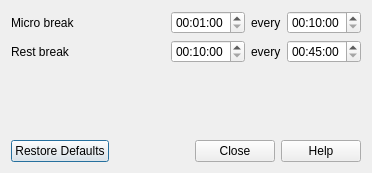
<?xml version="1.0" encoding="UTF-8"?>
<ui version="4.0">
 <class>Options</class>
 <widget class="QDialog" name="Options">
  <property name="geometry">
   <rect>
    <x>0</x>
    <y>0</y>
    <width>372</width>
    <height>173</height>
   </rect>
  </property>
  <property name="windowTitle">
   <string>Options</string>
  </property>
  <layout class="QGridLayout" name="gridLayout" columnstretch="10,0,0,0">
   <item row="1" column="0">
    <widget class="QLabel" name="label_2">
     <property name="text">
      <string>Rest break</string>
     </property>
    </widget>
   </item>
   <item row="1" column="2">
    <widget class="QLabel" name="label_4">
     <property name="text">
      <string>every</string>
     </property>
    </widget>
   </item>
   <item row="0" column="3">
    <widget class="QTimeEdit" name="timeEditMicroBreakEvery">
     <property name="accelerated">
      <bool>true</bool>
     </property>
     <property name="currentSection">
      <enum>QDateTimeEdit::HourSection</enum>
     </property>
     <property name="displayFormat">
      <string>HH:mm:ss</string>
     </property>
     <property name="time">
      <time>
       <hour>0</hour>
       <minute>10</minute>
       <second>0</second>
      </time>
     </property>
    </widget>
   </item>
   <item row="1" column="1">
    <widget class="QTimeEdit" name="timeEditRestBreak">
     <property name="accelerated">
      <bool>true</bool>
     </property>
     <property name="currentSection">
      <enum>QDateTimeEdit::HourSection</enum>
     </property>
     <property name="displayFormat">
      <string>HH:mm:ss</string>
     </property>
     <property name="time">
      <time>
       <hour>0</hour>
       <minute>10</minute>
       <second>0</second>
      </time>
     </property>
    </widget>
   </item>
   <item row="3" column="0">
    <spacer name="verticalSpacer">
     <property name="orientation">
      <enum>Qt::Vertical</enum>
     </property>
     <property name="sizeHint" stdset="0">
      <size>
       <width>20</width>
       <height>40</height>
      </size>
     </property>
    </spacer>
   </item>
   <item row="0" column="1">
    <widget class="QTimeEdit" name="timeEditMicroBreak">
     <property name="accelerated">
      <bool>true</bool>
     </property>
     <property name="currentSection">
      <enum>QDateTimeEdit::HourSection</enum>
     </property>
     <property name="displayFormat">
      <string>HH:mm:ss</string>
     </property>
     <property name="time">
      <time>
       <hour>0</hour>
       <minute>1</minute>
       <second>0</second>
      </time>
     </property>
    </widget>
   </item>
   <item row="1" column="3">
    <widget class="QTimeEdit" name="timeEditRestBreakEvery">
     <property name="accelerated">
      <bool>true</bool>
     </property>
     <property name="currentSection">
      <enum>QDateTimeEdit::HourSection</enum>
     </property>
     <property name="displayFormat">
      <string>HH:mm:ss</string>
     </property>
     <property name="time">
      <time>
       <hour>0</hour>
       <minute>45</minute>
       <second>0</second>
      </time>
     </property>
    </widget>
   </item>
   <item row="0" column="2">
    <widget class="QLabel" name="label_3">
     <property name="text">
      <string>every</string>
     </property>
    </widget>
   </item>
   <item row="0" column="0">
    <widget class="QLabel" name="label">
     <property name="text">
      <string>Micro break</string>
     </property>
    </widget>
   </item>
   <item row="4" column="0" colspan="4">
    <widget class="QDialogButtonBox" name="buttonBox">
     <property name="standardButtons">
      <set>QDialogButtonBox::Close|QDialogButtonBox::Help|QDialogButtonBox::RestoreDefaults</set>
     </property>
    </widget>
   </item>
   <item row="2" column="0" colspan="4">
    <widget class="QLabel" name="labelDebug"/>
   </item>
  </layout>
 </widget>
 <layoutdefault spacing="6" margin="11"/>
 <tabstops>
  <tabstop>timeEditMicroBreak</tabstop>
  <tabstop>timeEditMicroBreakEvery</tabstop>
  <tabstop>timeEditRestBreak</tabstop>
  <tabstop>timeEditRestBreakEvery</tabstop>
 </tabstops>
 <resources/>
 <connections/>
</ui>
